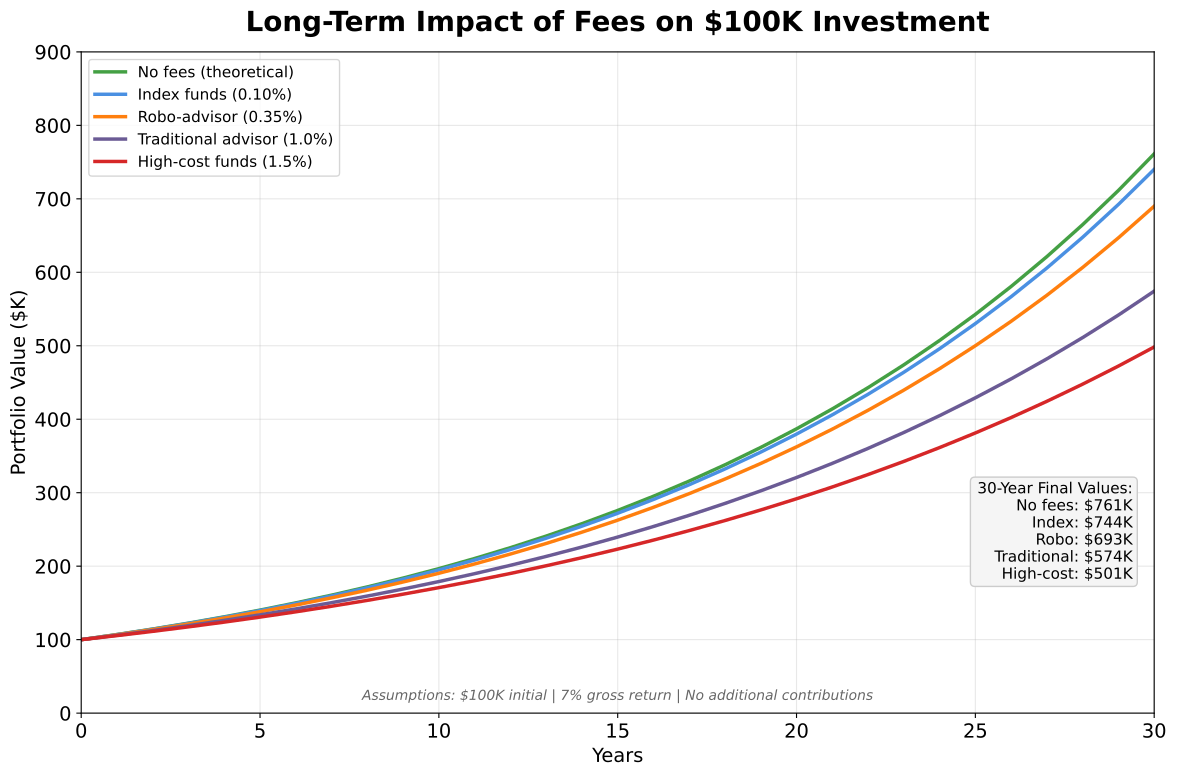

The script that saved this image:
"""
Fee Impact Projection
Shows long-term impact of fees on portfolio growth

Output: fee_impact_projection.pdf
Module: module_01_fintech
Lesson: 8 - Robo-Advisors
"""

from pathlib import Path
import matplotlib.pyplot as plt
import numpy as np

CHART_METADATA = {
    'title': 'Fee Impact Projection',
    'module': 'module_01_fintech',
    'lesson': 8,
    'url': 'https://github.com/Digital-AI-Finance/digital-finance/tree/main/module_01_fintech/figures/fee_impact_projection'
}

plt.rcParams.update({
    'font.size': 14,
    'axes.labelsize': 14,
})

def create_chart():
    """Create fee impact projection chart"""
    fig, ax = plt.subplots(figsize=(12, 8))

    # Assumptions: $100K initial, 7% gross return, 30 years
    years = np.arange(0, 31)
    initial = 100000
    gross_return = 0.07

    # Different fee levels
    fees = {
        'No fees (theoretical)': 0.00,
        'Index funds (0.10%)': 0.001,
        'Robo-advisor (0.35%)': 0.0035,
        'Traditional advisor (1.0%)': 0.01,
        'High-cost funds (1.5%)': 0.015,
    }

    colors = ['#44A044', '#4A90E2', '#FF7F0E', '#6B5B95', '#D62728']

    for (label, fee), color in zip(fees.items(), colors):
        net_return = gross_return - fee
        values = initial * (1 + net_return) ** years
        ax.plot(years, values / 1000, label=label, color=color, lw=2.5)

    ax.set_xlabel('Years', fontsize=14)
    ax.set_ylabel('Portfolio Value ($K)', fontsize=14)
    ax.set_title('Long-Term Impact of Fees on $100K Investment', fontsize=20, fontweight='bold', pad=15)

    ax.legend(loc='upper left', fontsize=11)
    ax.set_xlim(0, 30)
    ax.set_ylim(0, 900)

    ax.yaxis.grid(True, alpha=0.3)
    ax.xaxis.grid(True, alpha=0.3)
    ax.set_axisbelow(True)

    # Final values annotation
    final_values = """30-Year Final Values:
    No fees: $761K
    Index: $744K
    Robo: $693K
    Traditional: $574K
    High-cost: $501K"""

    ax.text(0.98, 0.35, final_values, transform=ax.transAxes, fontsize=11,
           va='top', ha='right',
           bbox=dict(boxstyle='round', facecolor='#F5F5F5', edgecolor='#CCCCCC'))

    # Assumptions note
    ax.text(0.5, 0.02, 'Assumptions: $100K initial | 7% gross return | No additional contributions',
           transform=ax.transAxes, fontsize=10, ha='center', style='italic', color='#666666')

    plt.tight_layout()

    output_path = Path(__file__).parent / 'fee_impact_projection.pdf'
    plt.savefig(output_path, format='pdf', dpi=300, bbox_inches='tight')
    plt.close()
    print(f"Chart saved to: {output_path}")
    return output_path

if __name__ == '__main__':
    create_chart()
